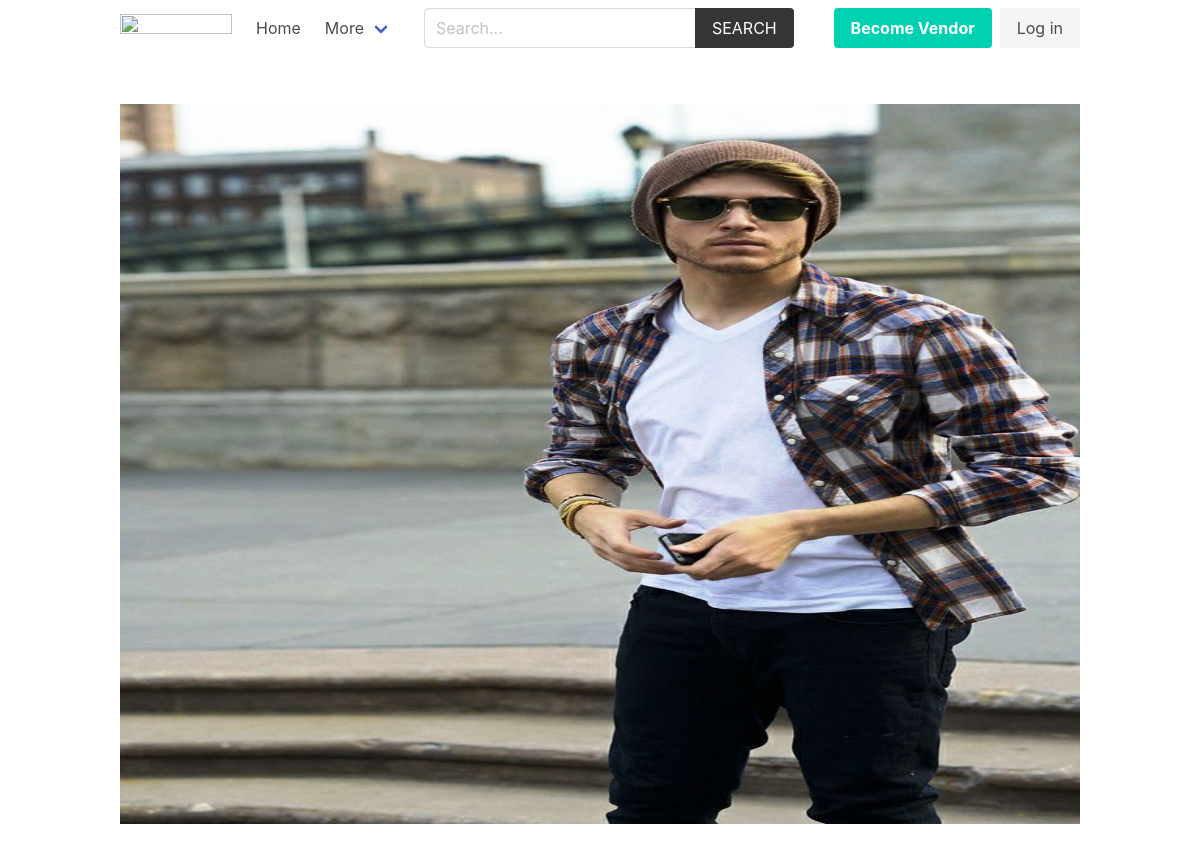
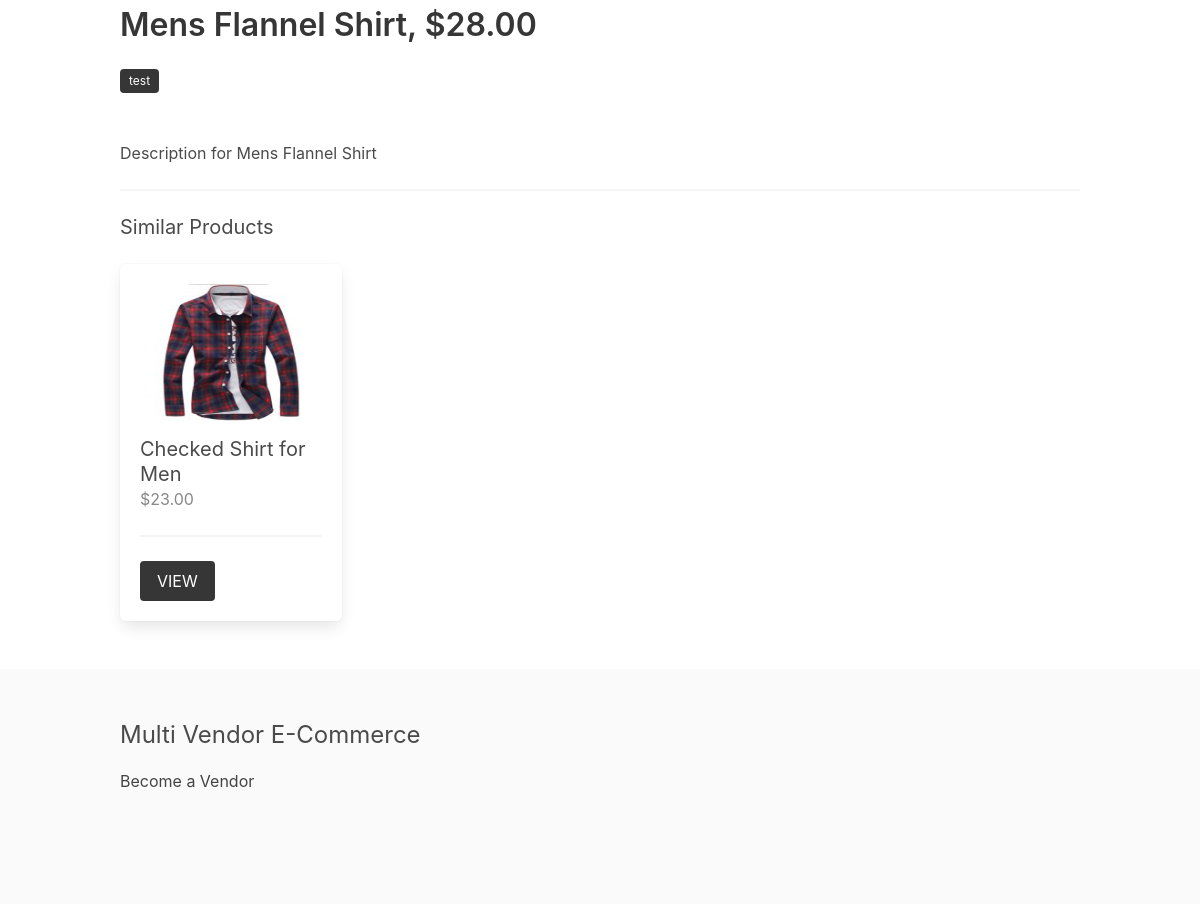
/product/shirt/mens-flannel-shirt/, run on the app's committed database (2 pictures, top to bottom).
### product/models.py (models this page shows, shortened)
class Product(models.Model):
    category = models.ForeignKey(Category, related_name='products', on_delete=models.CASCADE)
    vendor = models.ForeignKey(Vendor, related_name="products", on_delete=models.CASCADE)
    title = models.CharField(max_length=50)
    slug = models.SlugField(max_length=55)
    description = models.TextField(blank=True, null=True)
    price = models.DecimalField(max_digits=6, decimal_places=2)
    added_date = models.DateTimeField(auto_now_add=True)
    image = models.ImageField(upload_to='uploads/', blank=True, null=True)
    thumbnail = models.ImageField(upload_to='uploads/', blank=True, null=True) # Change uploads to thumbnails
    class Meta:
        ordering = ['-added_date']
    def get_thumbnail(self):
        if self.thumbnail:
            return self.thumbnail.url

### vendor/models.py (models this page shows, shortened)
class Vendor(models.Model):
    name = models.CharField(max_length=255)
    created_at = models.DateTimeField(auto_now_add=True)
    created_by = models.OneToOneField(User, related_name='vendor', on_delete=models.CASCADE)
    class Meta:
        ordering = ['name']

### product/views.py (the view)
# urls.py: path('<slug:category_slug>/<slug:product_slug>/', views.product, name="product"),
def product(request, category_slug, product_slug):
    product = get_object_or_404(Product, category__slug=category_slug, slug=product_slug)
    similar_products = list(product.category.products.exclude(id=product.id))
    if len(similar_products) >= 4:
        similar_products = random.sample(similar_products, 4)
    context = {
        'product': product,
        'similar_products': similar_products
    }
    return render(request, 'product/product.html', context)

### templates/product/product.html (shortened to what this page needs)
{% extends 'core/base.html' %}
{% block content %}
    {% if product.image %}
        <figure class="image is-4by3 mb-6">
            <img src="{{product.image.url}}" alt="{{product.title}}">
        </figure>
    {% endif %}
    <h1 class="title">{{product.title}}, ${{product.price}}</h1>
    <p class="mb-6">
        <span class="tag is-dark">{{ product.vendor.name }}</span>
    </p>
    <p>{{product.description}}</p>
    {% if similar_products %}
        <hr>
        <div class="columns is-multiline">
            <div class="column is-12">
                <h2 class="subtitle">Similar Products</h2>
            </div>
            {% for product in similar_products %}
                {% include 'product/parts/list_item.html' %}
            {% endfor %}
        </div>
    {% endif %}
{% endblock content %}

### templates/product/parts/list_item.html
<div class="column is-3 product-list-item">
                <div class="box">
                    <figure class="image is-4by3 mb-4">
                        <img src="{{ product.get_thumbnail }}" alt="{{product.title}}">
                    </figure>
                    <h2 class="subtitle">{{product.title}}</h2>
                    <h3 class="price is-size-6 mb-5">${{product.price}}</h3>
                    <hr>
                    <a href="{% url 'product:product' product.category.slug product.slug %}" class="button is-dark is-uppercase">View</a>
                </div>
            </div>

### core/static/css/main.css (style rules this page uses)
.product-list-item .box .subtitle { margin-bottom: 0; }
.product-list-item .box .price { color: #888; }

### data on the page
Product: image (picture), title "Mens Flannel Shirt", price "28.00", vendor.name "test", description "Description for Mens Flannel Shirt"
Product: get_thumbnail (picture), title "Checked Shirt for Men", price "23.00"
